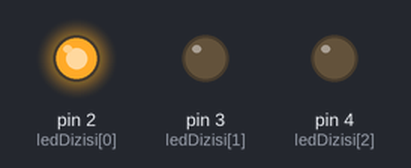
The sketch below on a simulated Arduino Uno, built with avr-gcc and run on an emulated ATmega328P. Parts: output pins drawn as LEDs (lit = HIGH).

Above: at 0.02 s.
At 1.42 s:
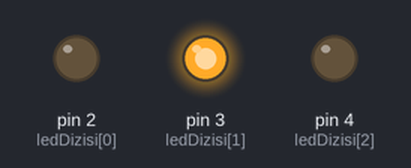
At 2.85 s:
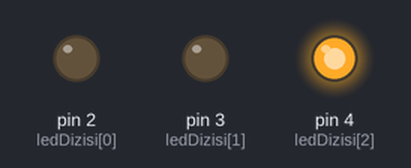
Timing chart, 0 to 3.1 s (numbered marks = the images above):
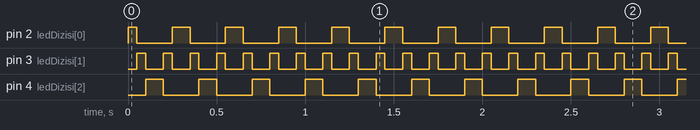

Measured:
- by itself, pin 2 (ledDizisi[0]), pin 4 (ledDizisi[2]): alternates HIGH for 0.10 s and LOW for 0.20 s
- by itself, pin 3 (ledDizisi[1]): alternates HIGH for 0.05 s and LOW for 0.10 s

The sketch:

karasimsek.ino
```cpp
const int ledDizisi[]={2,3,4};
void setup() {
   for(int i=0; i<3; i++){
    pinMode(ledDizisi[i],OUTPUT);
   }
}

void loop() {
  for(int i=0; i<3; i++){
    digitalWrite(ledDizisi[i],HIGH);
    delay(50);
    digitalWrite(ledDizisi[i],LOW);
  }
  for(int i=2; i>-1; i--){
    digitalWrite(ledDizisi[i],HIGH);
    delay(50);
    digitalWrite(ledDizisi[i],LOW);
  }
}
```
